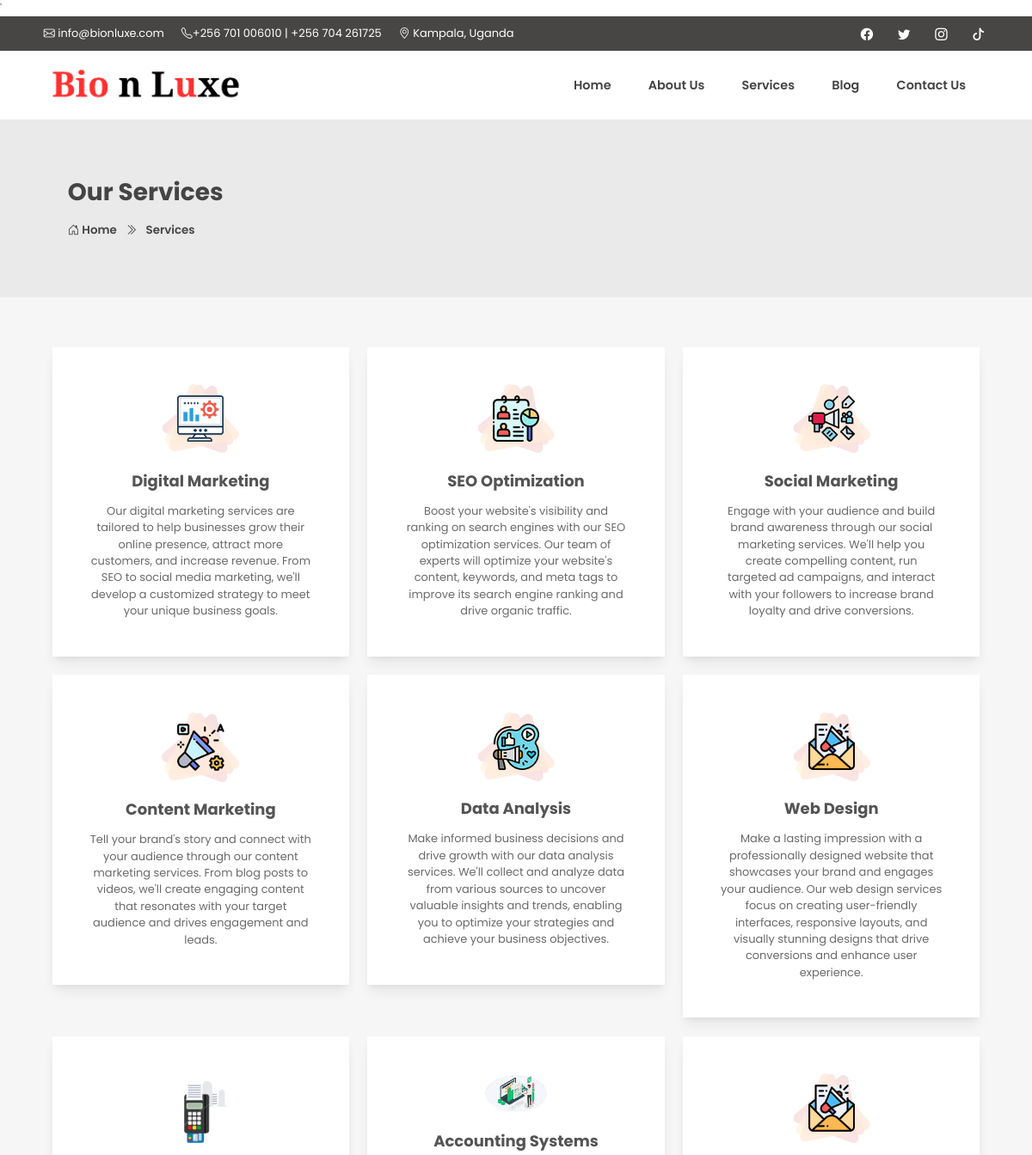
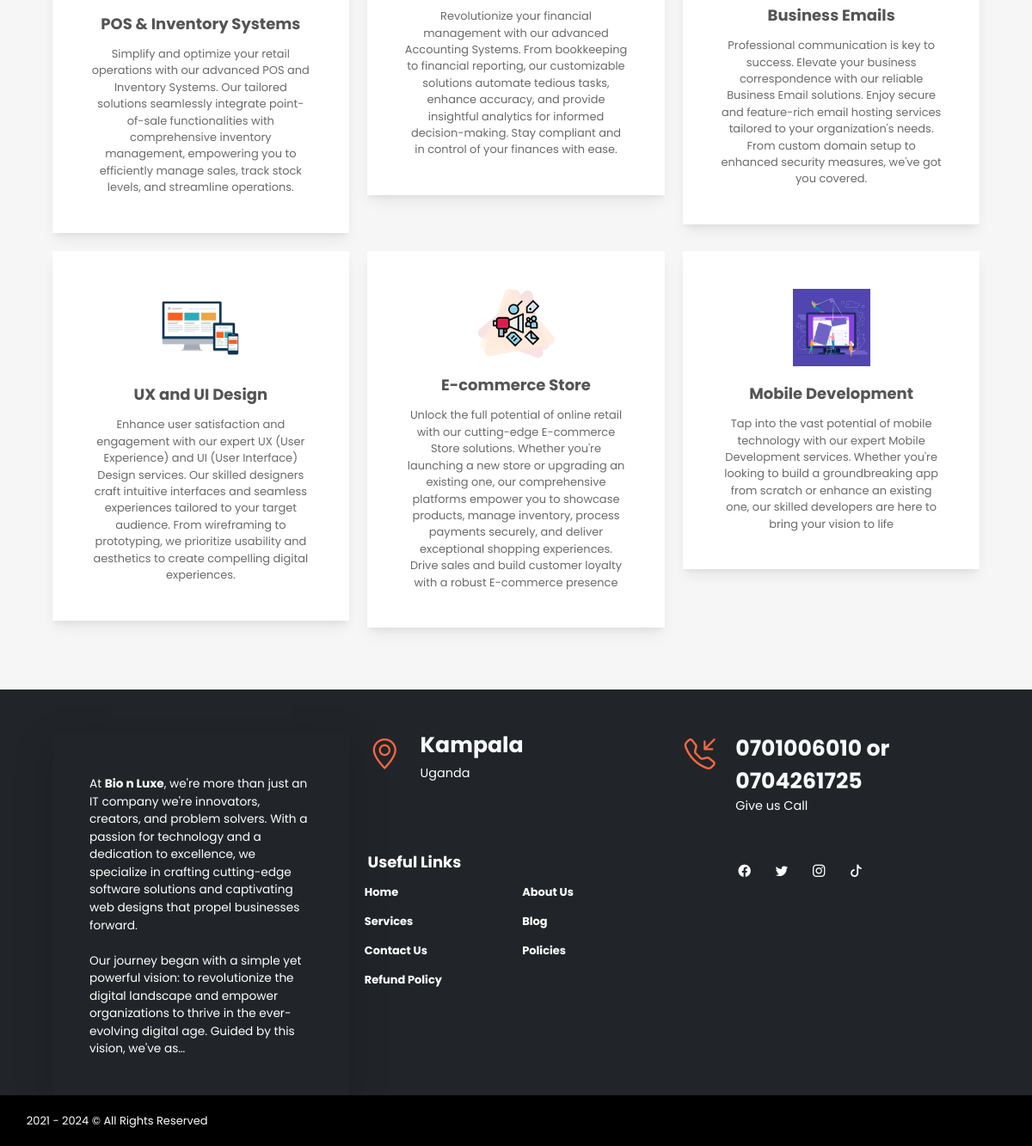
/services, run on the app's committed database (2 pictures, top to bottom).
### mainApp/models.py (models this page shows, shortened)
class Services(models.Model):
    title = models.CharField(max_length=100)
    image = models.ImageField(upload_to='services/')
    description = SummernoteTextField()

class About(models.Model):
    title = models.CharField(max_length=100)
    image = models.ImageField(upload_to='about/')
    description = SummernoteTextField()

### mainApp/views.py (the view)
# urls.py: path('services', views.services, name='services'),
def services(request):
    services = Services.objects.all()
    about = About.objects.first()
    context = {
        'about': about,
        'services': services
        }
    return render(request, 'services.html',context)

### templates/services.html (shortened to what this page needs)
{% extends 'base.html' %}
{% load static %}
{% block content%}
<div class="page-nav no-margin row">
    <div class="container">
        <div class="row">
            <h2 class="text-start">Our Services</h2>
            <ul>
                <li> <a href="#"><i class="bi bi-house-door"></i> Home</a></li>
                <li><i class="bi bi-chevron-double-right pe-2"></i> Services</li>
            </ul>
        </div>
    </div>
</div>
<div class="container-fluid products bg-gray big-padding pt-3">
    <div class="container-xl">
        <div class="row mt-5">
            {% for service in services %}
            <div class="col-lg-4 mb-4 col-md-6">
                <div class="cover text-center shadow-md p-5 bg-white">
                    <img class="w-125" src="{{ service.image.url }}" alt="">
                    <h2 class="fs-5 fw-bolder mt-4 mb-3">{{ service.title }}</h2>
                    <p>{{ service.description|safe }}</p>
                </div>
            </div>
            {% endfor %}
        </div>
    </div>
</div>
{% endblock %}

### templates/base.html (shortened to what this page needs)
{% load static %}
<!doctype html>
<html lang="en">
<head>
    <link rel="stylesheet" href="{% static 'assets/css/bootstrap.min.css' %}">
    <link rel="stylesheet" href="https://cdnjs.cloudflare.com/ajax/libs/animate.css/4.1.1/animate.min.css">
    <link rel="stylesheet" href="https://cdn.jsdelivr.net/npm/bootstrap-icons@1.9.1/font/bootstrap-icons.css">
    <link rel="stylesheet" href="{% static 'assets/plugins/testimonial/css/owl.carousel.min.css' %}">
    <link rel="stylesheet" href="{% static 'assets/plugins/testimonial/css/owl.theme.min.css' %}">
    <link rel="stylesheet" type="text/css" href="{% static 'assets/css/s3tyle.css' %}" />
</head>
<div class="bg-white">'
    <header class="shadow-md">
        <div class="hed-top text-white d-none d-sm-block border-bottom">
            <div class="container-xl">
                <div class="row">
                    <div class="col-lg-8 d-none d-lg-block">
                        <ul class="text-white leftlist ld fs-8">
                            <li class="float-start">
                                <i class="bi bi-envelope"></i> info@bionluxe.com
                            </li>
                            <li class="float-start">
                                <i class="bi bi-telephone"></i>+256 701 006010 | +256 704 261725
                            </li>
                            <li class="float-start">
                                <i class="bi bi-geo-alt"></i> Kampala, Uganda
                            </li>
                        </ul>
                    </div>
                    <div class="col-lg-4">
                        <ul class="text-white pt-1 float-end">
                            <a href="" style="color: white;">
                                <li class="float-start fs-6 p-3 py-2"><i class="bi bi-facebook"></i></li>
                            </a>
                            <a href="https://x.com/Bionluxetech?t=SSt3Cjn3TB0yN2sRf_KDpA&s=09" style="color: white;">
                                <li class="float-start fs-6 p-3 py-2"><i class="bi bi-twitter"></i></li>
                            </a>
                            <a href="" style="color: white;">
                                <li class="float-start fs-6 p-3 py-2"><i class="bi bi-instagram"></i></li>
                            </a>
                            <a href="" style="color: white;">
                                <li class="float-start fs-6 p-3 py-2"><i class="bi bi-tiktok"></i></li>
                            </a>
                        </ul>
                    </div>
                </div>
            </div>
        </div>
        <div id="menu-jk" class="nav-part bg-white">
            <div class="container-xl">
                <div class="row bg-white navcol p-3">
                    <div class="col-lg-4">
                        <img class="max-230" src="{% static 'assets/images/logo1.png' %}" alt="">
                    </div>
                    <div id="menu" class="col-lg-8 d-none d-lg-block">
                        <ul class="fw-bold float-end nacul fs-7">
                            <li class="float-start p-3 px-4"><a href="{% url 'index' %}">Home</a></li>
                            <li class="float-start p-3 px-4"><a href="{% url 'aboutus' %}">About Us</a></li>
                            <li class="float-start p-3 px-4"><a href="{% url 'services' %}">Services</a></li>
                            <li class="float-start p-3 px-4"><a href="{% url 'blog' %}">Blog</a></li>
                            <li class="float-start p-3 px-4"><a href="{% url 'contact' %}">Contact Us</a></li>
                        </ul>
                    </div>
                </div>
            </div>
        </div>
    </header>
    {% block content%}
    {% endblock %}
    <footer class="bg-dark text-white big-padding pb-0">
        <div class="container-xl ">
            <div class="row">
                <div class="col-md-4">
                    <div class="aboutcol bg-gray fs-7 bg-dark shadow-lg p-5">
                        <p class="mb-2">{{ about.description |safe|truncatechars:500}}</p>
                    </div>
                </div>
                <div class="col-md-8">
                    <div class="row">
                        <div class="col-md-6">
                            <div class="row">
                                <div class="col-md-2 text-center text-primary">
                                    <i class="bi fs-1  bi-geo-alt"></i>
                                </div>
                                <div class="col-md-10">
                                    <h5 class="text-light fw-bolder fs-3">Kampala</h5>
                                    <p class="fs-6">Uganda</p>
                                </div>
                            </div>
                        </div>
                        <div class="col-md-6">
                            <div class="row">
                                <div class="col-md-2 text-center text-primary">
                                    <i class="bi fs-1 bi-telephone-inbound"></i>
                                </div>
                                <div class="col-md-10">
                                    <h10 class="text-light fw-bolder fs-3">0701006010 or 0704261725</h10>
                                    <p class="fs-6">Give us Call</p>
                                </div>
                            </div>
                        </div>
                    </div>
                    <div class="row">
                        <div class="col-md-6 pt-5">
                            <h4 class="fs-5 fw-bolder text-white">Useful Links</h4>
                            <ul class="row">
                                <li class="float-start col-md-6 p-2"><a class="text-white fw-bolder"
                                        href="{% url 'index' %}"> Home</a></li>
                                <li class="float-start col-md-6 p-2"><a class="text-white fw-bolder"
                                        href="{% url 'aboutus' %}"> About Us</a></li>
                                <li class="float-start col-md-6 p-2"><a class="text-white fw-bolder"
                                        href="{% url 'services' %}"> Services</a></li>
                                <li class="float-start col-md-6 p-2"><a class="text-white fw-bolder"
                                        href="{% url 'blog' %}"> Blog</a></li>
                                <li class="float-start col-md-6 p-2"><a class="text-white fw-bolder"
                                        href="{% url 'contact' %}"> Contact Us</a></li>
                                <li class="float-start col-md-6 p-2"><a class="text-white fw-bolder" href="">
                                        Policies</a></li>
                                <li class="float-start col-md-6 p-2"><a class="text-white fw-bolder" href=""> Refund
                                        Policy</a></li>
                            </ul>
                        </div>
                        <div class="col-md-4  pt-5">
                            <ul class="text-white pt-1 float-end">
                                <a href="" style="color: white;">
                                    <li class="float-start fs-6 p-3 py-2"><i class="bi bi-facebook"></i></li>
                                </a>
                                <a href="https://x.com/Bionluxetech?t=SSt3Cjn3TB0yN2sRf_KDpA&s=09" style="color: white;">
                                    <li class="float-start fs-6 p-3 py-2"><i class="bi bi-twitter"></i></li>
                                </a>
                                <a href="" style="color: white;">
                                    <li class="float-start fs-6 p-3 py-2"><i class="bi bi-instagram"></i></li>
                                </a>
                                <a href="" style="color: white;">
                                    <li class="float-start fs-6 p-3 py-2"><i class="bi bi-tiktok"></i></li>
                                </a>
                            </ul>
                        </div>
                    </div>
                </div>
            </div>
        </div>
    </footer>
    <div class="copy">
        <div class="container">
            <a href="">2021 - {% now 'Y' %} &copy; All Rights Reserved</a>
            <span>
                <a href=""></a>
                <a href=""></a>
                <a href="https://in.pinterest.com/prabnr/pins/"></a>
                <a href="https://twitter.com/prabinraja89"></a>
                <a href="https://www.facebook.com/freewebtemplatesbysmarteye"></a>
            </span>
        </div>
    </div>
    </body>
</html>

### static/assets/css/s3tyle.css (style rules this page uses)
.text-primary { color: #FA6742 !important; }
* { margin: 0px; padding: 0px; list-style: none; }
img { max-width: 100%; }
a { text-decoration: none; outline: none; color: #444; }
ul { margin-bottom: 0; padding-left: 0; }
html, body { height: 100%; font-family: "Poppins", sans-serif; font-size: 0.9rem; }
p { margin-bottom: 0px; width: 100%; }
.no-margin { margin: 0px; }
::placeholder { color: #747f8a !important; font-size: 13px; opacity: 0.5 !important; }
.container-fluid { padding: 0px; }
h1, h2, h3, h4, h5, h6 { color: #545454; }
.page-nav { background-size: 100%; padding: 68px; text-align: center; padding-top: 68px; background-color: #eaeaea; }
.page-nav ul { float: none; margin: auto; }
.page-nav h2 { font-size: 28px; width: 100%; font-weight: 700; color: #444; }
.page-nav ul li { float: left; margin-right: 10px; margin-top: 10px; font-size: 16px; font-size: 0.93rem; font-weight: 600; color: #444; }
.page-nav ul li i { width: 30px; text-align: center; color: #444; }
.page-nav ul li a { color: #444; font-size: 0.93rem; font-weight: 600; }
.container { max-width: 1170px; }
.big-padding { padding: 50px; }
.fw-bold { font-weight: 600 !important; }
.shadow-md { box-shadow: 0 10px 15px -3px rgba(0, 0, 0, 0.07), 0 4px 6px -2px rgba(0, 0, 0, 0.05); }
.fs-7 { font-size: 0.95rem; }
.fs-8 { font-size: 0.9rem; }
.bg-gray { background: rgba(217, 217, 217, 0.25); }
.max-230 { max-width: 230px; }
.leftlist li { padding: 10px; }
.nacul li a { font-size: 1rem; }
.hed-top { background-color: rgba(47, 44, 44, 0.88); }
.w-125 { width: 90px; }
.copy { padding: 20px; background-color: #000000; color: #FFF; }
.copy a { color: #FFF; }
.copy span { float: right; }

### data on the page
Services: image (picture), title "Digital Marketing", description "Our digital marketing services are tailored to help businesses grow their online presence, attract more customers, and increase revenue. From SEO to social media marketing, we'll develop a customized strategy to meet your unique business goals."
Services: image (picture), title "SEO Optimization", description "Boost your website's visibility and ranking on search engines with our SEO optimization services. Our team of experts will optimize your website's content, keywords, and meta tags to improve its search engine ranking and drive organic traffic."
Services: image (picture), title "Social Marketing", description "Engage with your audience and build brand awareness through our social marketing services. We'll help you create compelling content, run targeted ad campaigns, and interact with your followers to increase brand loyalty and drive conversions."
Services: image (picture), title "Content Marketing", description "Tell your brand's story and connect with your audience through our content marketing services. From blog posts to videos, we'll create engaging content that resonates with your target audience and drives engagement and leads."
Services: image (picture), title "Data Analysis", description "Make informed business decisions and drive growth with our data analysis services. We'll collect and analyze data from various sources to uncover valuable insights and trends, enabling you to optimize your strategies and achieve your business objectives."
Services: image (picture), title "Web Design", description "Make a lasting impression with a professionally designed website that showcases your brand and engages your audience. Our web design services focus on creating user-friendly interfaces, responsive layouts, and visually stunning designs that drive conversions and enhance user experience."
Services: image (picture), title "POS & Inventory Systems", description "Simplify and optimize your retail operations with our advanced POS and Inventory Systems. Our tailored solutions seamlessly integrate point-of-sale functionalities with comprehensive inventory management, empowering you to efficiently manage sales, track stock levels, and streamline operations."
Services: image (picture), title "Accounting Systems", description "Revolutionize your financial management with our advanced Accounting Systems. From bookkeeping to financial reporting, our customizable solutions automate tedious tasks, enhance accuracy, and provide insightful analytics for informed decision-making. Stay compliant and in control of your finances with ease."
Services: image (picture), title "Business Emails", description "Professional communication is key to success. Elevate your business correspondence with our reliable Business Email solutions. Enjoy secure and feature-rich email hosting services tailored to your organization's needs. From custom domain setup to enhanced security measures, we've got you covered."
Services: image (picture), title "UX and UI Design", description "Enhance user satisfaction and engagement with our expert UX (User Experience) and UI (User Interface) Design services. Our skilled designers craft intuitive interfaces and seamless experiences tailored to your target audience. From wireframing to prototyping, we prioritize usability and aesthetics to create compelling digital experiences."
Services: image (picture), title "E-commerce Store", description "Unlock the full potential of online retail with our cutting-edge E-commerce Store solutions. Whether you're launching a new store or upgrading an existing one, our comprehensive platforms empower you to showcase products, manage inventory, process payments securely, and deliver exceptional shopping experiences. Drive sales and build customer loyalty with a robust E-commerce presence"
Services: image (picture), title "Mobile Development", description "Tap into the vast potential of mobile technology with our expert Mobile Development services. Whether you're looking to build a groundbreaking app from scratch or enhance an existing one, our skilled developers are here to bring your vision to life"
About: description "At Bio n Luxe , we're more than just an IT company we're innovators, creators, and problem solvers. With a passion for technology and a dedication to excellence, we specialize in crafting cutting-edge software solutions and captivating web designs that propel businesses forward. Our journey began with a simple yet powerful vision: to revolutionize the digital landscape and empower organizations to thrive in the ever-evolving digital age. Guided by this vision, we've as…"
